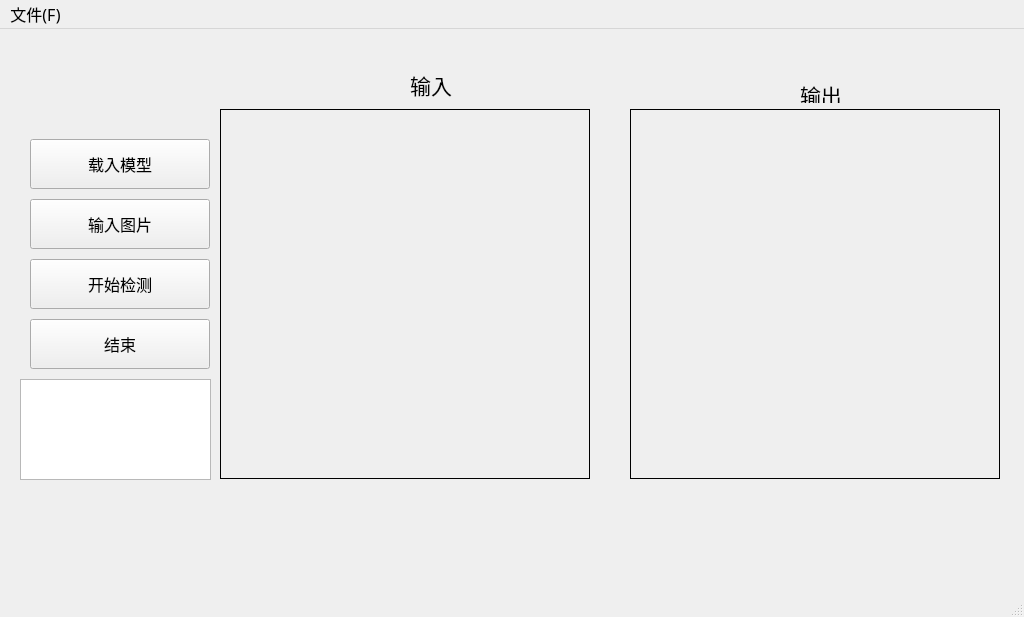
<?xml version="1.0" encoding="UTF-8"?>
<ui version="4.0">
 <author>deoncn</author>
 <class>MainWindow</class>
 <widget class="QMainWindow" name="MainWindow">
  <property name="windowModality">
   <enum>Qt::WindowModal</enum>
  </property>
  <property name="geometry">
   <rect>
    <x>0</x>
    <y>0</y>
    <width>1024</width>
    <height>617</height>
   </rect>
  </property>
  <property name="font">
   <font>
    <family>微软雅黑</family>
    <pointsize>12</pointsize>
    <weight>50</weight>
    <bold>false</bold>
   </font>
  </property>
  <property name="windowTitle">
   <string>检测系统</string>
  </property>
  <property name="windowIcon">
   <iconset>
    <normaloff>../ui_img/masico.ico</normaloff>../ui_img/masico.ico</iconset>
  </property>
  <property name="iconSize">
   <size>
    <width>32</width>
    <height>32</height>
   </size>
  </property>
  <property name="toolButtonStyle">
   <enum>Qt::ToolButtonIconOnly</enum>
  </property>
  <property name="animated">
   <bool>true</bool>
  </property>
  <property name="documentMode">
   <bool>false</bool>
  </property>
  <property name="tabShape">
   <enum>QTabWidget::Rounded</enum>
  </property>
  <property name="unifiedTitleAndToolBarOnMac">
   <bool>false</bool>
  </property>
  <widget class="QWidget" name="centralwidget">
   <property name="font">
    <font>
     <family>微软雅黑</family>
     <pointsize>12</pointsize>
     <weight>50</weight>
     <bold>false</bold>
     <kerning>true</kerning>
    </font>
   </property>
   <widget class="QTextBrowser" name="textBrowser">
    <property name="geometry">
     <rect>
      <x>20</x>
      <y>350</y>
      <width>191</width>
      <height>101</height>
     </rect>
    </property>
   </widget>
   <widget class="QLabel" name="label_5">
    <property name="geometry">
     <rect>
      <x>630</x>
      <y>80</y>
      <width>370</width>
      <height>370</height>
     </rect>
    </property>
    <property name="styleSheet">
     <string notr="true">border-width: 1px;
border-style: solid;
border-color: black;</string>
    </property>
    <property name="text">
     <string/>
    </property>
   </widget>
   <widget class="QPushButton" name="pushButton_5">
    <property name="geometry">
     <rect>
      <x>30</x>
      <y>170</y>
      <width>180</width>
      <height>50</height>
     </rect>
    </property>
    <property name="text">
     <string>输入图片</string>
    </property>
   </widget>
   <widget class="QPushButton" name="pushButton_6">
    <property name="geometry">
     <rect>
      <x>30</x>
      <y>230</y>
      <width>180</width>
      <height>50</height>
     </rect>
    </property>
    <property name="text">
     <string>开始检测</string>
    </property>
   </widget>
   <widget class="QPushButton" name="pushButton">
    <property name="geometry">
     <rect>
      <x>30</x>
      <y>290</y>
      <width>180</width>
      <height>50</height>
     </rect>
    </property>
    <property name="text">
     <string>结束</string>
    </property>
   </widget>
   <widget class="QLabel" name="label_11">
    <property name="geometry">
     <rect>
      <x>220</x>
      <y>80</y>
      <width>370</width>
      <height>370</height>
     </rect>
    </property>
    <property name="styleSheet">
     <string notr="true">border-width: 1px;
border-style: solid;
border-color: black;
</string>
    </property>
    <property name="text">
     <string/>
    </property>
   </widget>
   <widget class="QLabel" name="label_10">
    <property name="enabled">
     <bool>true</bool>
    </property>
    <property name="geometry">
     <rect>
      <x>410</x>
      <y>40</y>
      <width>42</width>
      <height>28</height>
     </rect>
    </property>
    <property name="font">
     <font>
      <family>微软雅黑</family>
      <pointsize>9</pointsize>
      <weight>9</weight>
      <italic>false</italic>
      <bold>false</bold>
     </font>
    </property>
    <property name="text">
     <string>&lt;html&gt;&lt;head/&gt;&lt;body&gt;&lt;p&gt;&lt;span style=&quot; font-size:16pt;&quot;&gt;输入&lt;/span&gt;&lt;/p&gt;&lt;/body&gt;&lt;/html&gt;</string>
    </property>
    <property name="alignment">
     <set>Qt::AlignCenter</set>
    </property>
   </widget>
   <widget class="QPushButton" name="pushButton_7">
    <property name="geometry">
     <rect>
      <x>30</x>
      <y>110</y>
      <width>180</width>
      <height>50</height>
     </rect>
    </property>
    <property name="text">
     <string>载入模型</string>
    </property>
   </widget>
   <widget class="QLabel" name="label">
    <property name="geometry">
     <rect>
      <x>800</x>
      <y>50</y>
      <width>42</width>
      <height>24</height>
     </rect>
    </property>
    <property name="text">
     <string>&lt;html&gt;&lt;head/&gt;&lt;body&gt;&lt;p&gt;&lt;span style=&quot; font-size:16pt;&quot;&gt;输出&lt;/span&gt;&lt;/p&gt;&lt;/body&gt;&lt;/html&gt;</string>
    </property>
   </widget>
  </widget>
  <widget class="QStatusBar" name="statusbar"/>
  <widget class="QMenuBar" name="menubar">
   <property name="geometry">
    <rect>
     <x>0</x>
     <y>0</y>
     <width>1024</width>
     <height>27</height>
    </rect>
   </property>
   <widget class="QMenu" name="menumain">
    <property name="tearOffEnabled">
     <bool>false</bool>
    </property>
    <property name="title">
     <string>文件(F)</string>
    </property>
    <property name="toolTipsVisible">
     <bool>false</bool>
    </property>
    <addaction name="action"/>
    <addaction name="separator"/>
   </widget>
   <addaction name="menumain"/>
  </widget>
  <action name="actionHELP">
   <property name="text">
    <string>HELP.</string>
   </property>
  </action>
  <action name="action">
   <property name="checkable">
    <bool>false</bool>
   </property>
   <property name="enabled">
    <bool>true</bool>
   </property>
   <property name="text">
    <string>退出</string>
   </property>
   <property name="font">
    <font>
     <pointsize>12</pointsize>
     <weight>50</weight>
     <italic>false</italic>
     <bold>false</bold>
     <stylestrategy>PreferAntialias</stylestrategy>
     <kerning>true</kerning>
    </font>
   </property>
  </action>
 </widget>
 <layoutdefault spacing="6" margin="9"/>
 <resources/>
 <connections/>
</ui>
